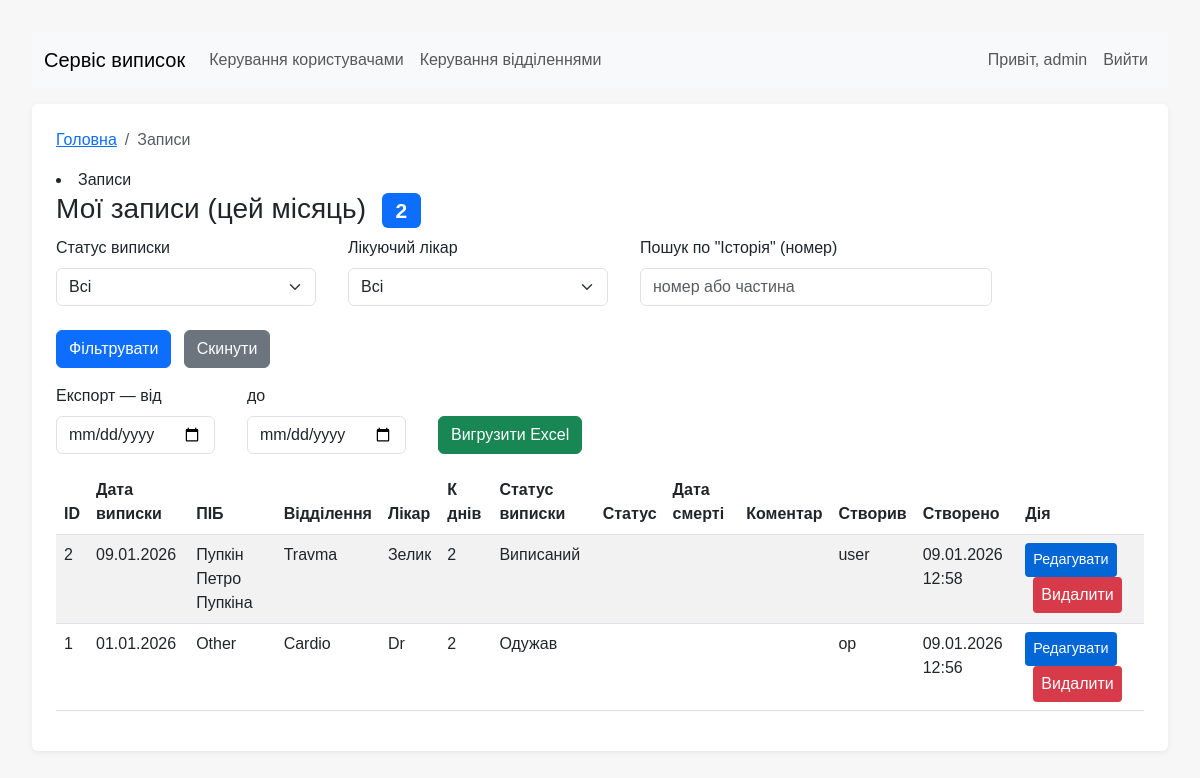
Screenshot of / (signed in) with the database file from the repository.
### models.py (models this page shows, shortened)
class User(UserMixin, db.Model):
    __tablename__ = 'users'
    id = db.Column(db.Integer, primary_key=True)
    username = db.Column(db.String(80), unique=True, nullable=False)
    password_hash = db.Column(db.String(128), nullable=False)
    role = db.Column(db.String(20), nullable=False, default='operator')  # operator/editor/admin
    records = db.relationship('Record', backref='creator', lazy=True)

class Record(db.Model):
    __tablename__ = 'records'
    id = db.Column(db.Integer, primary_key=True)
    date_of_discharge = db.Column(db.Date, nullable=True)  # "дата_виписки"
    full_name = db.Column(db.String(200), nullable=False)  # "ПІБ"
    discharge_department = db.Column(db.String(200), nullable=True)  # "відділення_виписки"
    treating_physician = db.Column(db.String(200), nullable=True)  # "лікуючий_лікар"
    history = db.Column(db.Text, nullable=True)  # "історія"
    k_days = db.Column(db.Integer, nullable=True)  # "к_днів"
    discharge_status = db.Column(db.String(200), nullable=True)  # "статус_виписки"
    status = db.Column(db.String(200), nullable=True)
    date_of_death = db.Column(db.Date, nullable=True)  # "дата_смерті"
    comment = db.Column(db.Text, nullable=True)  # "коментар"
    created_by = db.Column(db.Integer, db.ForeignKey('users.id'), nullable=True)
    created_at = db.Column(db.DateTime, default=datetime.utcnow)

### app.py (the view)
    @app.route('/')
    @login_required
    def index():
        from datetime import datetime
        now = datetime.utcnow()
        start = datetime(now.year, now.month, 1)
        if now.month == 12:
            end = datetime(now.year + 1, 1, 1)
        else:
            end = datetime(now.year, now.month + 1, 1)
        q = Record.query.options(joinedload(Record.creator)).filter(
            Record.created_at >= start,
            Record.created_at < end,
        )
        role = getattr(current_user, 'role', None)
        if role == 'operator':
            q = q.filter(Record.created_by == current_user.id)
        selected_status = request.args.get('discharge_status', '').strip()
        selected_physician = request.args.get('treating_physician', '').strip()
        history_q = request.args.get('history', '').strip()
        conditions = []
        if selected_status:
            conditions.append(Record.discharge_status == selected_status)
        if selected_physician:
            conditions.append(Record.treating_physician == selected_physician)
        if history_q:
            conditions.append(Record.history.contains(history_q))
        if conditions:
            q = q.filter(*conditions)
        statuses = [s[0] for s in db.session.query(Record.discharge_status).distinct().filter(Record.discharge_status != None).order_by(Record.discharge_status).all()]
        physicians = [p[0] for p in db.session.query(Record.treating_physician).distinct().filter(Record.treating_physician != None).order_by(Record.treating_physician).all()]
        count = q.count()
        records = q.order_by(Record.date_of_discharge.desc(), Record.created_at.desc()).all()
        return render_template('dashboard.html', records=records, statuses=statuses, physicians=physicians, selected_status=selected_status, selected_physician=selected_physician, history_q=history_q, count=count)

### templates/dashboard.html (shortened to what this page needs)
{% extends "base.html" %}
{% block content %}
  {% block breadcrumbs %}
    <li class="breadcrumb-item active" aria-current="page">Записи</li>
  {% endblock %}
  <h1 class="h3">Мої записи (цей місяць) <span class="badge bg-primary ms-2">{{ count }}</span></h1>
  <form class="filter-form row gx-3 gy-2 align-items-end" method="get">
    <div class="col-sm-6 col-md-3">
      <label class="form-label">Статус виписки</label>
      <select class="form-select" name="discharge_status">
        <option value="">Всі</option>
      </select>
    </div>
    <div class="col-sm-6 col-md-3">
      <label class="form-label">Лікуючий лікар</label>
      <select class="form-select" name="treating_physician">
        <option value="">Всі</option>
      </select>
    </div>
    <div class="col-sm-6 col-md-4">
      <label class="form-label">Пошук по "Історія" (номер)</label>
      <input class="form-control" name="history" placeholder="номер або частина" value="{{ history_q }}">
    </div>
    <div class="col-auto">
      <button class="btn btn-primary" type="submit">Фільтрувати</button>
      <a class="btn btn-secondary ms-2" href="{{ url_for('index') }}">Скинути</a>
    </div>
  </form>
  {% if current_user.role in ['editor', 'admin'] %}
    <form class="export-form row gx-3 gy-2 align-items-end" method="post" action="{{ url_for('export') }}">
      <div class="col-auto">
        <label class="form-label">Експорт — від</label>
        <input class="form-control" name="from_date" type="date" required>
      </div>
      <div class="col-auto">
        <label class="form-label">до</label>
        <input class="form-control" name="to_date" type="date" required>
      </div>
      <div class="col-auto">
        <button class="btn btn-success" type="submit">Вигрузити Excel</button>
      </div>
    </form>
  {% endif %}
  {% if records %}
    <div class="table-responsive">
    <table class="table table-striped table-hover">
      <thead>
        <tr>
          <th>ID</th>
          <th>Дата виписки</th>
          <th>ПІБ</th>
          <th>Відділення</th>
          <th>Лікар</th>
          <th>К днів</th>
          <th>Статус виписки</th>
          <th>Статус</th>
          <th>Дата смерті</th>
          <th>Коментар</th>
          <th>Створив</th>
          <th>Створено</th>
          <th>Дія</th>
        </tr>
      </thead>
      <tbody>
        {% for r in records %}
          <tr>
            <td>{{ r.id }}</td>
            <td>{{ r.date_of_discharge.strftime('%d.%m.%Y') if r.date_of_discharge else '' }}</td>
            <td>{{ r.full_name }}</td>
            <td>{{ r.discharge_department or '' }}</td>
            <td>{{ r.treating_physician or '' }}</td>
            <td>{{ r.k_days or '' }}</td>
            <td>{{ r.discharge_status or '' }}</td>
            <td>{{ r.status or '' }}</td>
            <td>{{ r.date_of_death.strftime('%d.%m.%Y') if r.date_of_death else '' }}</td>
            <td>{{ r.comment or '' }}</td>
            <td>{{ r.creator.username if r.creator else r.created_by }}</td>
            <td>{{ r.created_at.strftime('%d.%m.%Y %H:%M') if r.created_at else '' }}</td>
            <td>
              {% if current_user.role in ['editor', 'admin'] %}
                <a class="btn-edit" href="{{ url_for('edit_record', record_id=r.id, discharge_status=selected_status, treating_physician=selected_physician, history=history_q) }}">Редагувати</a>
              {% endif %}
              {% if current_user.role == 'admin' %}
                <form method="post" action="{{ url_for('delete_record', record_id=r.id) }}" style="display:inline; margin-left:8px;" onsubmit="return confirm('Ви справді хочете видалити запис #{{ r.id }}?');">
                  <button class="btn-delete" type="submit">Видалити</button>
                </form>
              {% endif %}
            </td>
          </tr>
        {% endfor %}
      </tbody>
    </table>
    </div>
  {% else %}
    <p>Записів за цей місяць немає.</p>
  {% endif %}
{% endblock %}

### templates/base.html (shortened to what this page needs)
<!doctype html>
<html lang="uk">
<head>
  <link href="https://cdn.jsdelivr.net/npm/bootstrap@5.3.0/dist/css/bootstrap.min.css" rel="stylesheet">
  <link rel="stylesheet" href="{{ url_for('static', filename='style.css') }}">
</head>
<body>
  <nav class="navbar navbar-expand-lg navbar-light bg-light mb-3">
    <div class="container-fluid">
      <a class="navbar-brand" href="{{ url_for('index') }}">Сервіс виписок</a>
      <div class="collapse navbar-collapse">
        <ul class="navbar-nav me-auto mb-2 mb-lg-0">
          {% if current_user.is_authenticated %}
            {% if current_user.role == 'admin' %}
              <li class="nav-item"><a class="nav-link" href="{{ url_for('admin_users') }}">Керування користувачами</a></li>
              <li class="nav-item"><a class="nav-link" href="{{ url_for('admin_departments') }}">Керування відділеннями</a></li>
            {% endif %}
          {% endif %}
        </ul>
        <ul class="navbar-nav ms-auto">
          {% if current_user.is_authenticated %}
            <li class="nav-item nav-link">Привіт, {{ current_user.username }}</li>
            <li class="nav-item"><a class="nav-link" href="{{ url_for('logout') }}">Вийти</a></li>
          {% else %}
            <li class="nav-item"><a class="nav-link" href="{{ url_for('login') }}">Увійти</a></li>
            <li class="nav-item"><a class="nav-link" href="{{ url_for('register') }}">Реєстрація</a></li>
          {% endif %}
        </ul>
      </div>
    </div>
  </nav>
  <div class="container">
    <nav aria-label="breadcrumb">
      <ol class="breadcrumb">
        <li class="breadcrumb-item"><a href="{{ url_for('index') }}">Головна</a></li>
        {% block breadcrumbs %}{% endblock %}
      </ol>
    </nav>
    {% block content %}{% endblock %}
  </div>
</body>
</html>

### static/style.css (style rules this page uses)
body { font-family: Arial, sans-serif; margin: 2rem; background: #f7f7f7; }
.container { background: #fff; padding: 1.5rem; border-radius: 6px; box-shadow: 0 2px 6px rgba(0,0,0,0.06); }
.btn-edit { display:inline-block; padding:6px 8px; border-radius:4px; background:#0366d6; color:#fff; text-decoration:none; font-size:0.9rem; }
.btn-delete { background:#d73a49; color:#fff; border:none; padding:6px 8px; border-radius:4px; }
.filter-form { display:flex; gap:1rem; flex-wrap:wrap; align-items:flex-end; margin-bottom:1rem; }
.export-form { display:flex; gap:1rem; align-items:flex-end; margin-bottom:1rem; }

### rows the page displays
User: username "admin"
Record: id "2", date_of_discharge "09.01.2026", full_name "Пупкін Петро Пупкіна", discharge_department "Travma", treating_physician "Зелик", k_days "2", discharge_status "Виписаний", creator "user", created_at "09.01.2026 12:58"
Record: id "1", date_of_discharge "01.01.2026", full_name "Other", discharge_department "Cardio", treating_physician "Dr", k_days "2", discharge_status "Одужав", creator "op", created_at "09.01.2026 12:56"

### other values shown
{{ count }} "2"
